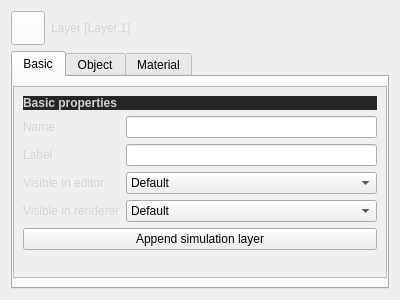
<?xml version="1.0" encoding="UTF-8"?>
<ui version="4.0">
 <class>LayerAttributes</class>
 <widget class="QWidget" name="LayerAttributes">
  <property name="geometry">
   <rect>
    <x>0</x>
    <y>0</y>
    <width>400</width>
    <height>300</height>
   </rect>
  </property>
  <property name="windowTitle">
   <string>Form</string>
  </property>
  <property name="styleSheet">
   <string notr="true">QLabel {
	color: lightgray;
}
</string>
  </property>
  <layout class="QVBoxLayout" name="verticalLayout_3">
   <item>
    <layout class="QHBoxLayout" name="horizontalLayout">
     <item>
      <widget class="MediaControl" name="pushButton">
       <property name="sizePolicy">
        <sizepolicy hsizetype="Fixed" vsizetype="Fixed">
         <horstretch>0</horstretch>
         <verstretch>0</verstretch>
        </sizepolicy>
       </property>
       <property name="minimumSize">
        <size>
         <width>34</width>
         <height>34</height>
        </size>
       </property>
       <property name="maximumSize">
        <size>
         <width>34</width>
         <height>34</height>
        </size>
       </property>
       <property name="styleSheet">
        <string notr="true">background: white;</string>
       </property>
       <property name="icon">
        <iconset resource="icons.qrc">
         <normaloff>:/objects/layer</normaloff>:/objects/layer</iconset>
       </property>
      </widget>
     </item>
     <item>
      <widget class="QLabel" name="label_14">
       <property name="sizePolicy">
        <sizepolicy hsizetype="Ignored" vsizetype="Preferred">
         <horstretch>0</horstretch>
         <verstretch>0</verstretch>
        </sizepolicy>
       </property>
       <property name="text">
        <string>Layer [Layer.1]</string>
       </property>
      </widget>
     </item>
    </layout>
   </item>
   <item>
    <widget class="QTabWidget" name="tabWidget">
     <widget class="QWidget" name="tab">
      <attribute name="title">
       <string>Basic</string>
      </attribute>
      <layout class="QGridLayout" name="gridLayout_2">
       <property name="leftMargin">
        <number>0</number>
       </property>
       <property name="rightMargin">
        <number>0</number>
       </property>
       <item row="0" column="0">
        <widget class="QScrollArea" name="scrollArea">
         <property name="widgetResizable">
          <bool>true</bool>
         </property>
         <widget class="QWidget" name="scrollAreaWidgetContents">
          <property name="geometry">
           <rect>
            <x>0</x>
            <y>0</y>
            <width>362</width>
            <height>220</height>
           </rect>
          </property>
          <layout class="QVBoxLayout" name="verticalLayout">
           <item>
            <widget class="QLabel" name="label_5">
             <property name="styleSheet">
              <string notr="true">background: #262626;</string>
             </property>
             <property name="text">
              <string>&lt;html&gt;&lt;head/&gt;&lt;body&gt;&lt;p&gt;&lt;span style=&quot; font-weight:600;&quot;&gt;Basic properties&lt;/span&gt;&lt;/p&gt;&lt;/body&gt;&lt;/html&gt;</string>
             </property>
            </widget>
           </item>
           <item>
            <layout class="QFormLayout" name="formLayout">
             <item row="0" column="0">
              <widget class="QLabel" name="label">
               <property name="text">
                <string>Name</string>
               </property>
              </widget>
             </item>
             <item row="0" column="1">
              <widget class="QLineEdit" name="lineEdit"/>
             </item>
             <item row="1" column="0">
              <widget class="QLabel" name="label_2">
               <property name="text">
                <string>Label</string>
               </property>
              </widget>
             </item>
             <item row="1" column="1">
              <widget class="QLineEdit" name="lineEdit_2"/>
             </item>
             <item row="2" column="0">
              <widget class="QLabel" name="label_3">
               <property name="text">
                <string>Visible in editor</string>
               </property>
              </widget>
             </item>
             <item row="2" column="1">
              <widget class="QComboBox" name="comboBox">
               <item>
                <property name="text">
                 <string>Default</string>
                </property>
               </item>
               <item>
                <property name="text">
                 <string>On</string>
                </property>
               </item>
               <item>
                <property name="text">
                 <string>Off</string>
                </property>
               </item>
              </widget>
             </item>
             <item row="3" column="0">
              <widget class="QLabel" name="label_4">
               <property name="text">
                <string>Visible in renderer</string>
               </property>
              </widget>
             </item>
             <item row="3" column="1">
              <widget class="QComboBox" name="comboBox_2">
               <item>
                <property name="text">
                 <string>Default</string>
                </property>
               </item>
               <item>
                <property name="text">
                 <string>On</string>
                </property>
               </item>
               <item>
                <property name="text">
                 <string>Off</string>
                </property>
               </item>
              </widget>
             </item>
            </layout>
           </item>
           <item>
            <widget class="QPushButton" name="pushButton_2">
             <property name="text">
              <string>Append simulation layer</string>
             </property>
            </widget>
           </item>
           <item>
            <spacer name="verticalSpacer">
             <property name="orientation">
              <enum>Qt::Vertical</enum>
             </property>
             <property name="sizeHint" stdset="0">
              <size>
               <width>20</width>
               <height>40</height>
              </size>
             </property>
            </spacer>
           </item>
          </layout>
          <zorder>label_5</zorder>
          <zorder>verticalSpacer</zorder>
          <zorder>pushButton_2</zorder>
         </widget>
        </widget>
       </item>
      </layout>
     </widget>
     <widget class="QWidget" name="tab_2">
      <attribute name="title">
       <string>Object</string>
      </attribute>
      <layout class="QGridLayout" name="gridLayout_3">
       <property name="leftMargin">
        <number>0</number>
       </property>
       <property name="rightMargin">
        <number>0</number>
       </property>
       <item row="0" column="0">
        <widget class="QScrollArea" name="scrollArea_2">
         <property name="widgetResizable">
          <bool>true</bool>
         </property>
         <widget class="QWidget" name="scrollAreaWidgetContents_2">
          <property name="geometry">
           <rect>
            <x>0</x>
            <y>-62</y>
            <width>362</width>
            <height>249</height>
           </rect>
          </property>
          <layout class="QVBoxLayout" name="verticalLayout_2">
           <item>
            <widget class="QLabel" name="label_6">
             <property name="styleSheet">
              <string notr="true">background: #262626;</string>
             </property>
             <property name="text">
              <string>&lt;html&gt;&lt;head/&gt;&lt;body&gt;&lt;p&gt;&lt;span style=&quot; font-weight:600;&quot;&gt;Coordinates&lt;/span&gt;&lt;/p&gt;&lt;/body&gt;&lt;/html&gt;</string>
             </property>
            </widget>
           </item>
           <item>
            <layout class="QFormLayout" name="formLayout_2">
             <item row="0" column="0">
              <widget class="QLabel" name="label_7">
               <property name="text">
                <string>X</string>
               </property>
              </widget>
             </item>
             <item row="1" column="0">
              <widget class="QLabel" name="label_8">
               <property name="text">
                <string>Y</string>
               </property>
              </widget>
             </item>
             <item row="2" column="0">
              <widget class="QLabel" name="label_9">
               <property name="text">
                <string>Z</string>
               </property>
              </widget>
             </item>
             <item row="2" column="1">
              <widget class="SpinBox" name="spinBox_3">
               <property name="readOnly">
                <bool>true</bool>
               </property>
               <property name="buttonSymbols">
                <enum>QAbstractSpinBox::NoButtons</enum>
               </property>
               <property name="suffix">
                <string> Å</string>
               </property>
               <property name="minimum">
                <number>-32767</number>
               </property>
               <property name="maximum">
                <number>32767</number>
               </property>
              </widget>
             </item>
             <item row="1" column="1">
              <widget class="SpinBox" name="spinBox_2">
               <property name="readOnly">
                <bool>true</bool>
               </property>
               <property name="buttonSymbols">
                <enum>QAbstractSpinBox::NoButtons</enum>
               </property>
               <property name="suffix">
                <string> Å</string>
               </property>
               <property name="minimum">
                <number>-32767</number>
               </property>
               <property name="maximum">
                <number>32767</number>
               </property>
              </widget>
             </item>
             <item row="0" column="1">
              <widget class="SpinBox" name="spinBox">
               <property name="readOnly">
                <bool>true</bool>
               </property>
               <property name="buttonSymbols">
                <enum>QAbstractSpinBox::NoButtons</enum>
               </property>
               <property name="suffix">
                <string> Å</string>
               </property>
               <property name="minimum">
                <number>-32767</number>
               </property>
              </widget>
             </item>
            </layout>
           </item>
           <item>
            <spacer name="verticalSpacer_3">
             <property name="orientation">
              <enum>Qt::Vertical</enum>
             </property>
             <property name="sizeType">
              <enum>QSizePolicy::Fixed</enum>
             </property>
             <property name="sizeHint" stdset="0">
              <size>
               <width>20</width>
               <height>20</height>
              </size>
             </property>
            </spacer>
           </item>
           <item>
            <widget class="QLabel" name="label_10">
             <property name="styleSheet">
              <string notr="true">background: #262626;</string>
             </property>
             <property name="text">
              <string>&lt;html&gt;&lt;head/&gt;&lt;body&gt;&lt;p&gt;&lt;span style=&quot; font-weight:600;&quot;&gt;Object properties&lt;/span&gt;&lt;/p&gt;&lt;/body&gt;&lt;/html&gt;</string>
             </property>
            </widget>
           </item>
           <item>
            <layout class="QFormLayout" name="formLayout_3">
             <item row="0" column="0">
              <widget class="QLabel" name="label_11">
               <property name="text">
                <string>Radius</string>
               </property>
              </widget>
             </item>
             <item row="1" column="0">
              <widget class="QLabel" name="label_12">
               <property name="text">
                <string>Segments</string>
               </property>
              </widget>
             </item>
             <item row="1" column="1">
              <widget class="SpinBox" name="spinBox_4"/>
             </item>
             <item row="0" column="1">
              <widget class="DoubleSpinBox" name="doubleSpinBox">
               <property name="accelerated">
                <bool>true</bool>
               </property>
               <property name="suffix">
                <string> Å</string>
               </property>
               <property name="singleStep">
                <double>0.010000000000000</double>
               </property>
              </widget>
             </item>
            </layout>
           </item>
           <item>
            <spacer name="verticalSpacer_2">
             <property name="orientation">
              <enum>Qt::Vertical</enum>
             </property>
             <property name="sizeHint" stdset="0">
              <size>
               <width>20</width>
               <height>40</height>
              </size>
             </property>
            </spacer>
           </item>
          </layout>
         </widget>
        </widget>
       </item>
      </layout>
     </widget>
     <widget class="QWidget" name="tab_3">
      <attribute name="title">
       <string>Material</string>
      </attribute>
      <layout class="QGridLayout" name="gridLayout">
       <property name="leftMargin">
        <number>0</number>
       </property>
       <property name="rightMargin">
        <number>0</number>
       </property>
       <item row="0" column="0">
        <widget class="QScrollArea" name="scrollArea_3">
         <property name="widgetResizable">
          <bool>true</bool>
         </property>
         <widget class="QWidget" name="scrollAreaWidgetContents_3">
          <property name="geometry">
           <rect>
            <x>0</x>
            <y>-45</y>
            <width>362</width>
            <height>232</height>
           </rect>
          </property>
          <layout class="QVBoxLayout" name="verticalLayout_4">
           <item>
            <widget class="QLabel" name="label_13">
             <property name="styleSheet">
              <string notr="true">background: #262626;</string>
             </property>
             <property name="text">
              <string>&lt;html&gt;&lt;head/&gt;&lt;body&gt;&lt;p&gt;&lt;span style=&quot; font-weight:600;&quot;&gt;Color&lt;/span&gt;&lt;/p&gt;&lt;/body&gt;&lt;/html&gt;</string>
             </property>
            </widget>
           </item>
           <item>
            <layout class="QFormLayout" name="formLayout_4">
             <item row="0" column="0">
              <widget class="QLabel" name="label_15">
               <property name="text">
                <string>Color</string>
               </property>
              </widget>
             </item>
             <item row="1" column="0">
              <widget class="QLabel" name="label_16">
               <property name="text">
                <string>Transparency</string>
               </property>
              </widget>
             </item>
             <item row="1" column="1">
              <widget class="DoubleSpinBox" name="doubleSpinBox_2">
               <property name="accelerated">
                <bool>true</bool>
               </property>
               <property name="suffix">
                <string>%</string>
               </property>
               <property name="maximum">
                <double>100.000000000000000</double>
               </property>
               <property name="singleStep">
                <double>0.010000000000000</double>
               </property>
              </widget>
             </item>
             <item row="0" column="1">
              <widget class="Picker" name="widget" native="true">
               <property name="sizePolicy">
                <sizepolicy hsizetype="Minimum" vsizetype="Fixed">
                 <horstretch>0</horstretch>
                 <verstretch>0</verstretch>
                </sizepolicy>
               </property>
               <property name="minimumSize">
                <size>
                 <width>0</width>
                 <height>32</height>
                </size>
               </property>
              </widget>
             </item>
            </layout>
           </item>
           <item>
            <spacer name="verticalSpacer_4">
             <property name="orientation">
              <enum>Qt::Vertical</enum>
             </property>
             <property name="sizeType">
              <enum>QSizePolicy::Fixed</enum>
             </property>
             <property name="sizeHint" stdset="0">
              <size>
               <width>20</width>
               <height>20</height>
              </size>
             </property>
            </spacer>
           </item>
           <item>
            <widget class="QLabel" name="label_17">
             <property name="styleSheet">
              <string notr="true">background: #262626;</string>
             </property>
             <property name="text">
              <string>&lt;html&gt;&lt;head/&gt;&lt;body&gt;&lt;p&gt;&lt;span style=&quot; font-weight:600;&quot;&gt;Specular&lt;/span&gt;&lt;/p&gt;&lt;/body&gt;&lt;/html&gt;</string>
             </property>
            </widget>
           </item>
           <item>
            <layout class="QFormLayout" name="formLayout_5">
             <item row="0" column="0">
              <widget class="QLabel" name="label_18">
               <property name="text">
                <string>Shininess exponent</string>
               </property>
              </widget>
             </item>
             <item row="1" column="0">
              <widget class="QLabel" name="label_19">
               <property name="text">
                <string>Specular color</string>
               </property>
              </widget>
             </item>
             <item row="0" column="1">
              <widget class="DoubleSpinBox" name="doubleSpinBox_3">
               <property name="accelerated">
                <bool>true</bool>
               </property>
               <property name="minimum">
                <double>1.000000000000000</double>
               </property>
               <property name="maximum">
                <double>100.000000000000000</double>
               </property>
              </widget>
             </item>
             <item row="1" column="1">
              <widget class="Picker" name="widget_2" native="true">
               <property name="sizePolicy">
                <sizepolicy hsizetype="Minimum" vsizetype="Fixed">
                 <horstretch>0</horstretch>
                 <verstretch>0</verstretch>
                </sizepolicy>
               </property>
               <property name="minimumSize">
                <size>
                 <width>0</width>
                 <height>32</height>
                </size>
               </property>
              </widget>
             </item>
            </layout>
           </item>
           <item>
            <spacer name="verticalSpacer_5">
             <property name="orientation">
              <enum>Qt::Vertical</enum>
             </property>
             <property name="sizeHint" stdset="0">
              <size>
               <width>20</width>
               <height>40</height>
              </size>
             </property>
            </spacer>
           </item>
          </layout>
         </widget>
        </widget>
       </item>
      </layout>
     </widget>
    </widget>
   </item>
  </layout>
 </widget>
 <customwidgets>
  <customwidget>
   <class>MediaControl</class>
   <extends>QPushButton</extends>
   <header>mediacontrol.h</header>
  </customwidget>
  <customwidget>
   <class>SpinBox</class>
   <extends>QSpinBox</extends>
   <header>spinbox.h</header>
  </customwidget>
  <customwidget>
   <class>Picker</class>
   <extends>QWidget</extends>
   <header>picker.h</header>
   <container>1</container>
  </customwidget>
  <customwidget>
   <class>DoubleSpinBox</class>
   <extends>QDoubleSpinBox</extends>
   <header>doublespinbox.h</header>
  </customwidget>
 </customwidgets>
 <resources>
  <include location="icons.qrc"/>
 </resources>
 <connections/>
</ui>
